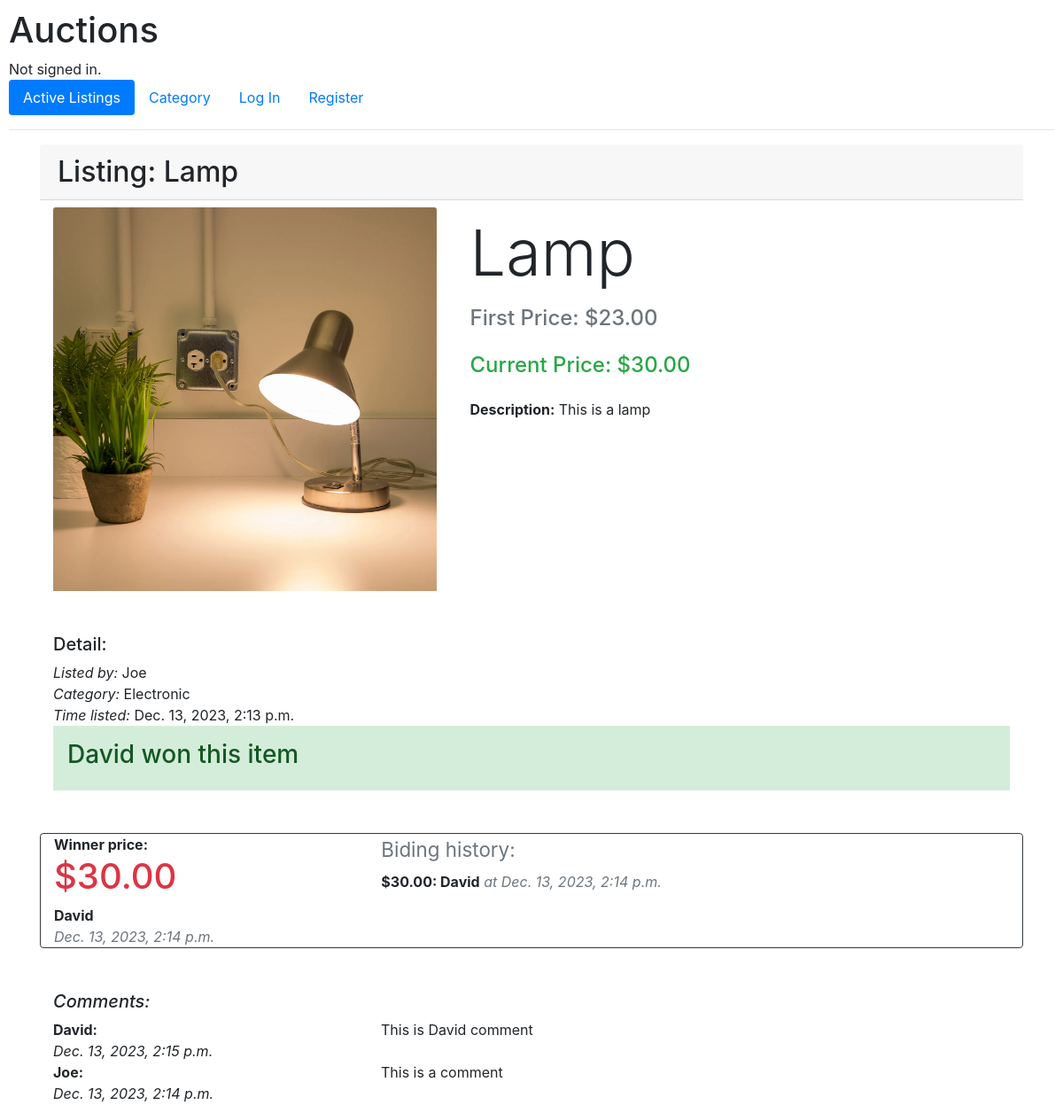
Page /itemListing/37 on the committed database.
### auctions/models.py (models this page shows, shortened)
class Item(models.Model):
    name = models.CharField(max_length=128)
    description = models.TextField(blank=True)
    category = models.CharField(
        max_length=2,
        choices= CATEGORIES_CHOICE,
        default=""
    )
    first_price = models.DecimalField(max_digits=8, decimal_places=2)
    date = models.DateTimeField(auto_now_add=True)
    image = models.ImageField(upload_to="auctions/static/images", null=True, blank=True)
    user_id = models.ForeignKey(User, on_delete=models.CASCADE,related_name="itemsListed")
    bided = models.BooleanField(default=False)
    @property
    def get_image_url(self):
        if not self.image:
            return ""
        return self.image.url

class Bid(models.Model):
    item_id = models.ForeignKey(Item, on_delete=models.CASCADE, related_name="itemBids")
    user_id = models.ForeignKey(User, on_delete=models.CASCADE, related_name="userBids")
    price = models.DecimalField(max_digits=8, decimal_places=2)
    time = models.DateTimeField(auto_now_add=True)

class User(AbstractUser):
    pass

class Comment(models.Model):
    item_id = models.ForeignKey(Item, on_delete=models.CASCADE, related_name="itemComts")
    user_id = models.ForeignKey(User, on_delete=models.CASCADE, related_name="userComts")
    content = models.TextField(blank=True)
    time = models.DateTimeField(auto_now_add=True)

### auctions/views.py (the view)
# urls.py: path("itemListing/<int:item_id>", views.itemListing, name="itemListing"),
def itemListing(request, item_id):
    try:
        item = Item.objects.get(pk=item_id)
        bids = Bid.objects.filter(item_id=item_id).order_by('-price')
        comment = Comment.objects.filter(item_id=item_id).order_by('-time')
        add = True
        watch = []
        if request.user.is_authenticated:
            watch = WatchList.objects.all().filter(item_id=item_id).filter(user_id=request.user)
        if len(watch) == 0:
            add = True
        else:
            add = False
        return render(request, "auctions/item.html", {
            "item": item,
            "add": add,
            "bidUsers": bids,
            "comments": comment,
            "watchlist": get_watch_list(request),
        })
    except Item.DoesNotExist:
        raise Http404("Item does not exist.")

### auctions/templates/auctions/item.html (shortened to what this page needs)
{% extends "auctions/layout.html" %}
{% load humanize %}
{% block body %}
    <div class="container">
        <h2 class="card-header">Listing: {{ item.name }}</h2>
        <div class="container mt-2">
            <div class="row">
                <div class="col-md-5">
                    <img class="card-img-top" src="{{ item.get_image_url }}">
                </div>
                <div class="col-md-7">
                    <div class="d-flex flex-column mb-3">
                        <div class="p-2 display-3">{{ item.name }}</div>
                        <div class="p-2 h4 text-secondary">First Price: ${{ item.first_price | intcomma }}</div>
                        {% if bidUsers %}
                            <div class="p-2 h4 text-success">Current Price: ${{ bidUsers.0.price | intcomma }}</div>
                        {% endif %}
                        <div class="p-2 card-body"><strong>Description:</strong> {{ item.description }}</div>
                    </div>
                </div>
            </div>
        </div>
        <div class="container mt-5">
            <h5>Detail:</h5>
            <div>
                <div><em>Listed by:</em> {{ item.user_id }}</div>
                <div><em>Category:</em> {{ item.get_category_display }}</div>
                <div><em>Time listed:</em> {{ item.date }}</div>
            </div>
        </div>
            <div class="container">
                {% if item.bided is True %}
                    {% if request.user == bidUsers.0.user_id %}
                        <div class=".alert alert-success p-3">
                            <h3>You won this item</h3>
                        </div>
                    {% else %}
                        <div class=".alert alert-success p-3">
                            <h3>{{ bidUsers.0.user_id }} won this item</h3>
                        </div>
                    {% endif %}
                {% endif %}
            </div>
            <div class="container mt-5 border border-dark rounded">
                <div class="row">
                    <div class="col-md-4">
                        {% if bidUsers %}
                            {% if item.bided is True %}
                                <div><strong>Winner price:</strong></div>
                            {% elif bidUsers.0.user_id == request.user %}
                                <div><strong>You are holding the top price:</strong></div>
                                {{ break }}
                            {% else %}
                                <div><strong>Current bid:</strong></div>
                            {% endif %}
                            <h1 id="min_price" class="text-danger">${{ bidUsers.0.price | intcomma }}</h1>
                            <div><strong>{{ bidUsers.0.user_id }}</strong></div>
                            <div><em class="text-muted">{{ bidUsers.0.time }}</em></div>
                        {% else %}
                            <div><strong>First price:</strong></div>
                            <h1 id="min_price" class="text-danger">${{ item.first_price | intcomma }}</h1>
                            <div><strong>{{ item.user_id }}</strong></div>
                            <div><em class="text-muted">{{ item.date }}</em></div>
                        {% endif %}
                    </div>
                    <div class="col-md-8">
                        <h3><small class="text-muted">Biding history:</small></h3>
                        {% for user in bidUsers %}
                            <div><strong>${{ user.price | intcomma }}: {{ user.user_id }}</strong><em class="text-muted"> at {{ user.time }}</em></div>
                        {% empty %}
                            <div>No bid yet.</div>
                        {% endfor %}
                    </div>
                </div>
            </div>
        <div class="container mt-5">
            <h5><em>Comments:</em></h5>
            {% for comment in comments %}
                <div class="row">
                    <div class="col-md-4">
                        <div><strong>{{ comment.user_id }}:</strong></div>
                        <div><em>{{ comment.time }}</em></div>
                    </div>
                    <div class="col-md-8">
                        <div>{{ comment.content }}</div>
                    </div>
                </div>
            {% empty %}
            <div class="container">
                <h5>There is no comment.</h5>
            </div>
            {% endfor %}
        </div>
    </div>
{% endblock %}

### auctions/static/auctions/styles.css (style rules this page uses)
body { padding: 10px; }

### rows in the picture
Item: name "Lamp", get_image_url (picture), first_price "23.00", description "This is a lamp", user_id "Joe", category "Electronic", date "Dec. 13, 2023, 2:13 p.m."
Bid: price "30.00", user_id.username "David", time "Dec. 13, 2023, 2:14 p.m.", user_id "David"
Comment: user_id "David", time "Dec. 13, 2023, 2:15 p.m.", content "This is David comment"
Comment: user_id "Joe", time "Dec. 13, 2023, 2:14 p.m.", content "This is a comment"
